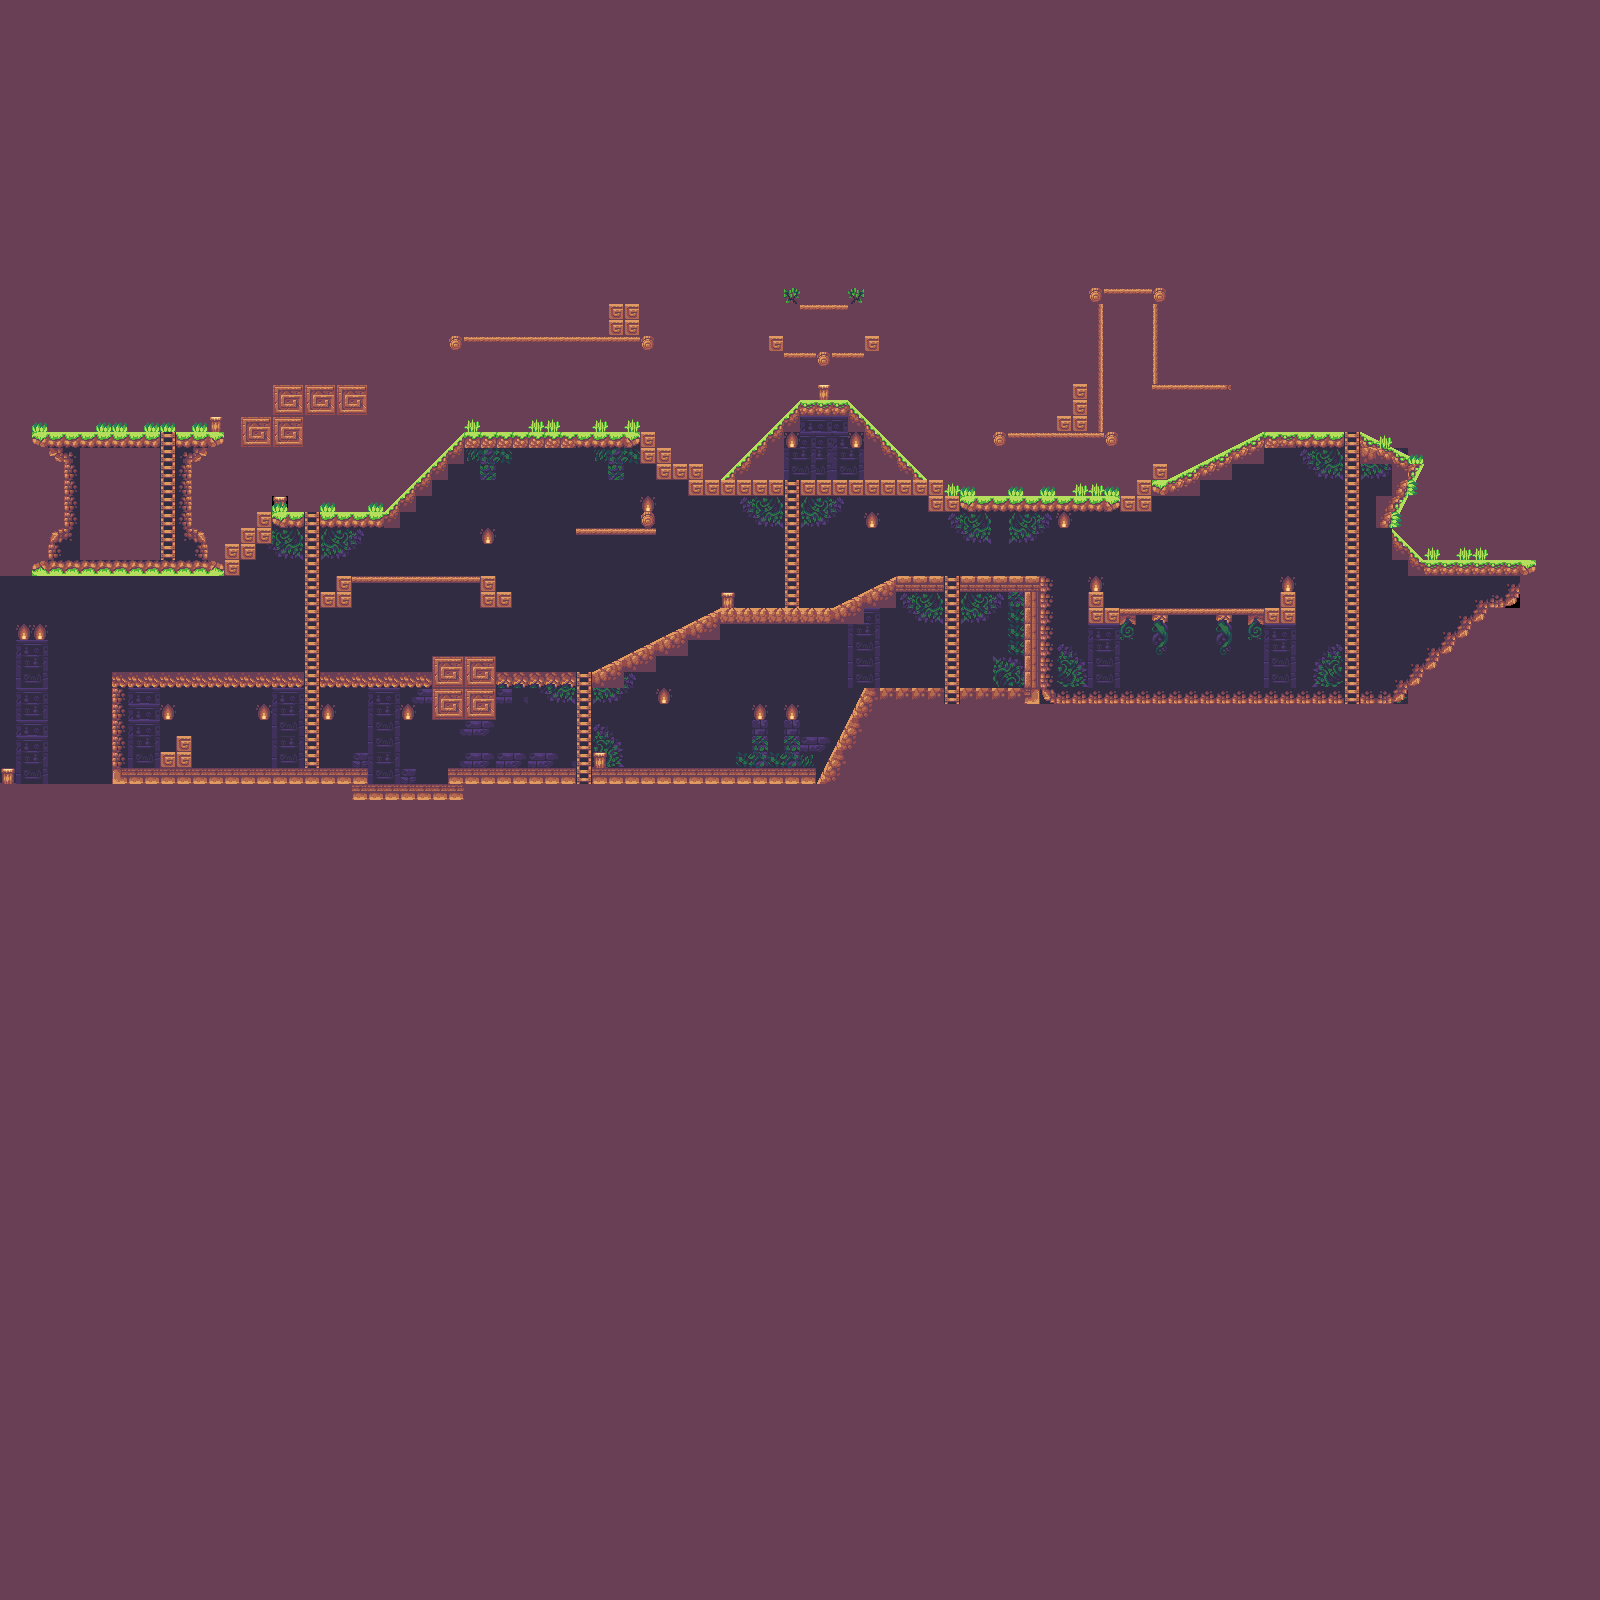

This is a level from a 2D game, rendered from its Tiled map with the project's own tilesets. A one-line summary and the map file follow, with tile-layer data summarised:
An orthogonal 100x100 tile map with 16x16 px tiles, 4 tile layers (Background, Ground, Grass, Ladders) and 40 objects.

<map version="1.0" tiledversion="2018.02.14" orientation="orthogonal" renderorder="right-down" width="100" height="100" tilewidth="16" tileheight="16" infinite="0" nextobjectid="133">
 <tileset firstgid="1" source="SunnyLand.tsx" />
 <layer name="Background" width="100" height="100">
  <data>[10000 cells, 10000 non-empty, 46 distinct tile ids]</data>
 </layer>
 <layer name="Ground" width="100" height="100">
  <data>[10000 cells, 500 non-empty, 65 distinct tile ids]</data>
 </layer>
 <layer name="Grass" width="100" height="100">
  <data>[10000 cells, 30 non-empty, 4 distinct tile ids]</data>
 </layer>
 <layer name="Ladders" width="100" height="100">
  <data>[10000 cells, 64 non-empty, 1 distinct tile ids]</data>
 </layer>
 <objectgroup name="GroundCollision">
  <object id="61" x="32" y="432" width="128" height="16" />
  <object id="62" x="176" y="432" width="48" height="16" />
  <object id="63" x="32" y="560" width="208" height="16" />
  <object id="67" x="688" y="480" width="96" height="16" />
  <object id="68" x="800" y="480" width="144" height="16" />
  <object id="69" x="928" y="496" width="224" height="16" />
  <object id="74" x="112" y="768" width="256" height="16" />
  <object id="75" x="352" y="784" width="112" height="16" />
  <object id="76" x="448" y="768" width="128" height="16" />
  <object id="82" x="112" y="672" width="192" height="16" />
  <object id="83" x="320" y="672" width="112" height="16" />
  <object id="84" x="496" y="672" width="80" height="16" />
  <object id="88" x="960" y="576" width="96" height="16" />
  <object id="108" x="944" y="576">
   <polygon points="0,0 -48,0 -112,32 -224,32 -352,96 -352,112 -320,112 -320,96 -288,96 -288,80 -256,80 -256,64 -224,64 -224,48 -80,48 -80,32 -48,32 -48,16 0,16" />
  </object>
  <object id="109" x="321.333" y="512">
   <polygon points="0,0 62.6667,0 142.667,-80 318.667,-80 318.667,-64 142.667,-64 142.667,-48 126.667,-48 126.667,-32 110.667,-32 110.667,-16 94.6667,-16 94.6667,0 78.6667,0 78.6667,16 -1.33333,16" />
  </object>
  <object id="110" x="1360" y="432">
   <polygon points="0,0 64,32 32,96 64,128 176,128 176,144 160,144 160,176 128,176 128,192 112,192 112,208 96,208 96,224 80,224 80,240 64,240 64,256 48,256 48,272 0,272" />
  </object>
  <object id="111" x="960" y="688" width="400" height="16" />
  <object id="118" x="1344" y="432">
   <polygon points="0,0 -80,0 -176,48 -192,48 -192,64 -144,64 -144,48 -112,48 -112,32 -80,32 -80,16 0,16" />
  </object>
  <object id="122" x="944" y="688">
   <polygon points="0,0 -80,0 -128,80 -352,80 -352,96 -112,96 -96,80 -96,64 -80,48 -80,32 -64,16 0,16" />
  </object>
  <object id="123" x="1024" y="592" width="32" height="96" />
  <object id="132" x="720" y="480">
   <polygon points="0,0 80,-80 128,-80 208,0 176,-16 160,-32 144,-48 128,-64 80,-64 80,-48 64,-48 64,-32 48,-32 48,-16 32,-16 32,0" />
  </object>
 </objectgroup>
 <objectgroup name="PlatformCollision">
  <object id="112" x="240" y="416">
   <polyline points="0,0 32,0 32,-32 128,-32" />
  </object>
  <object id="114" x="448" y="336">
   <polyline points="0,0 160,0 160,-32 192,-32 192,0 208,0" />
  </object>
  <object id="115" x="800" y="304">
   <polyline points="0,0 48,0" />
  </object>
  <object id="116" x="768" y="336">
   <polyline points="0,0 16,0 16,16 96,16 96,0 112,0" />
  </object>
  <object id="119" x="640" y="432">
   <polygon points="0,0 16,0 16,16 32,16 32,32 48,32 64,32 64,48 16,48 16,32 0,32" />
  </object>
  <object id="120" x="224" y="560">
   <polygon points="0,0 0,-16 16,-16 16,-32 32,-32 32,-48 48,-48 80,-48 80,-32 48,-32 48,-16 32,-16 32,0" />
  </object>
  <object id="121" x="432" y="667.333">
   <polyline points="0,0 0,-11.3333 64,-11.3333 64,4.66667" />
  </object>
  <object id="125" x="1088" y="592">
   <polyline points="0,0 16,0 16,16 192,16 192,0 208,0" />
  </object>
  <object id="126" x="320" y="592">
   <polyline points="0,0 16,0 16,-16 176,-16 176,0 192,0" />
  </object>
  <object id="127" x="576" y="528">
   <polyline points="0,0 80,0" />
  </object>
  <object id="129" x="992" y="432">
   <polyline points="0,0 64,0 64,-16 80,-16 80,-48 96,-48 96,0 112,0" />
  </object>
  <object id="130" x="1088" y="288">
   <polyline points="0,0 80,0" />
  </object>
  <object id="131" x="1152" y="384">
   <polyline points="0,0 80,0" />
  </object>
 </objectgroup>
 <objectgroup name="LadderCollision">
  <object id="97" x="160.667" y="417.333" width="16" height="128" />
  <object id="98" x="304" y="496" width="16" height="256" />
  <object id="99" x="576" y="656" width="16" height="112" />
  <object id="100" x="784" y="464" width="16" height="128" />
  <object id="101" x="944" y="560" width="16" height="128" />
  <object id="102" x="1344" y="416" width="16" height="272" />
 </objectgroup>
</map>
